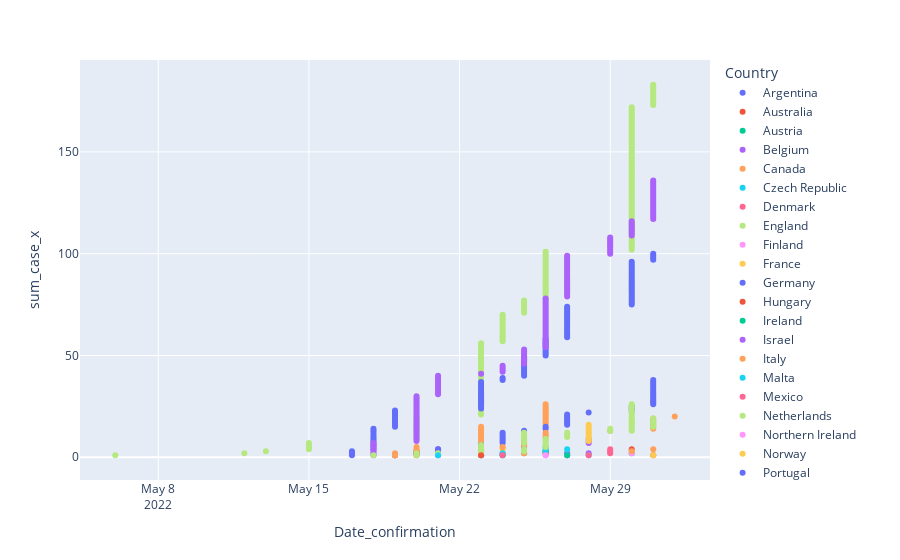

Here is the notebook cell this chart was saved with:
### Code cell
fig2 = px.scatter(merge_df, x='Date_confirmation',y='sum_case_x', color='Country')
fig2.show()

### Figure 1 — Plotly figure (JSON) as saved in the notebook; plotly's stock layout.template omitted (floating-point values rounded to 4 significant figures; data arrays with more than 128 entries replaced by an {"elided": "..."} marker saying what was removed)
{"data": [{"hovertemplate": "Country=Argentina<br>Date_confirmation=%{x}<br>sum_case_x=%{y}<extra></extra>", "legendgroup": "Argentina", "marker": {"color": "#636efa", "symbol": "circle"}, "mode": "markers", "name": "Argentina", "orientation": "v", "showlegend": true, "type": "scatter", "x": ["2022-05-27T00:00:00", "2022-05-27T00:00:00"], "xaxis": "x", "y": [1, 2], "yaxis": "y"}, {"hovertemplate": "Country=Australia<br>Date_confirmation=%{x}<br>sum_case_x=%{y}<extra></extra>", "legendgroup": "Australia", "marker": {"color": "#EF553B", "symbol": "circle"}, "mode": "markers", "name": "Australia", "orientation": "v", "showlegend": true, "type": "scatter", "x": ["2022-05-20T00:00:00", "2022-05-20T00:00:00"], "xaxis": "x", "y": [1, 2], "yaxis": "y"}, {"hovertemplate": "Country=Austria<br>Date_confirmation=%{x}<br>sum_case_x=%{y}<extra></extra>", "legendgroup": "Austria", "marker": {"color": "#00cc96", "symbol": "circle"}, "mode": "markers", "name": "Austria", "orientation": "v", "showlegend": true, "type": "scatter", "x": ["2022-05-23T00:00:00"], "xaxis": "x", "y": [1], "yaxis": "y"}, {"hovertemplate": "Country=Belgium<br>Date_confirmation=%{x}<br>sum_case_x=%{y}<extra></extra>", "legendgroup": "Belgium", "marker": {"color": "#ab63fa", "symbol": "circle"}, "mode": "markers", "name": "Belgium", "orientation": "v", "showlegend": true, "type": "scatter", "x": ["2022-05-19T00:00:00", "2022-05-20T00:00:00", "2022-05-20T00:00:00", "2022-05-21T00:00:00", "2022-05-25T00:00:00", "2022-05-25T00:00:00", "2022-05-28T00:00:00", "2022-05-28T00:00:00", "2022-05-28T00:00:00"], "xaxis": "x", "y": [1, 2, 3, 4, 5, 6, 7, 8, 9], "yaxis": "y"}, {"hovertemplate": "Country=Canada<br>Date_confirmation=%{x}<br>sum_case_x=%{y}<extra></extra>", "legendgroup": "Canada", "marker": {"color": "#FFA15A", "symbol": "circle"}, "mode": "markers", "name": "Canada", "orientation": "v", "showlegend": true, "type": "scatter", "x": ["2022-05-19T00:00:00", "2022-05-19T00:00:00", "2022-05-20T00:00:00", "2022-05-20T00:00:00", "2022-05-20T00:00:00", "2022-05-23T00:00:00", "2022-05-23T00:00:00", "2022-05-23T00:00:00", "2022-05-23T00:00:00", "2022-05-23T00:00:00", "2022-05-23T00:00:00", "2022-05-23T00:00:00", "2022-05-23T00:00:00", "2022-05-23T00:00:00", "2022-05-23T00:00:00", "2022-05-26T00:00:00", "2022-05-26T00:00:00", "2022-05-26T00:00:00", "2022-05-26T00:00:00", "2022-05-26T00:00:00", "2022-05-26T00:00:00", "2022-05-26T00:00:00", "2022-05-26T00:00:00", "2022-05-26T00:00:00", "2022-05-26T00:00:00", "2022-05-26T00:00:00", "2022-05-31T00:00:00"], "xaxis": "x", "y": [1, 2, 3, 4, 5, 6, 7, 8, 9, 10, 11, 12, 13, 14, 15, 16, 17, 18, 19, 20, 21, 22, 23, 24, 25, 26, 27], "yaxis": "y"}, {"hovertemplate": "Country=Czech Republic<br>Date_confirmation=%{x}<br>sum_case_x=%{y}<extra></extra>", "legendgroup": "Czech Republic", "marker": {"color": "#19d3f3", "symbol": "circle"}, "mode": "markers", "name": "Czech Republic", "orientation": "v", "showlegend": true, "type": "scatter", "x": ["2022-05-24T00:00:00", "2022-05-26T00:00:00", "2022-05-26T00:00:00", "2022-05-26T00:00:00", "2022-05-26T00:00:00"], "xaxis": "x", "y": [1, 2, 3, 4, 5], "yaxis": "y"}, {"hovertemplate": "Country=Denmark<br>Date_confirmation=%{x}<br>sum_case_x=%{y}<extra></extra>", "legendgroup": "Denmark", "marker": {"color": "#FF6692", "symbol": "circle"}, "mode": "markers", "name": "Denmark", "orientation": "v", "showlegend": true, "type": "scatter", "x": ["2022-05-23T00:00:00", "2022-05-24T00:00:00"], "xaxis": "x", "y": [1, 2], "yaxis": "y"}, {"hovertemplate": "Country=England<br>Date_confirmation=%{x}<br>sum_case_x=%{y}<extra></extra>", "legendgroup": "England", "marker": {"color": "#B6E880", "symbol": "circle"}, "mode": "markers", "name": "England", "orientation": "v", "showlegend": true, "type": "scatter", "x": {"elided": "183 str values"}, "xaxis": "x", "y": {"elided": "183 int values"}, "yaxis": "y"}, {"hovertemplate": "Country=Finland<br>Date_confirmation=%{x}<br>sum_case_x=%{y}<extra></extra>", "legendgroup": "Finland", "marker": {"color": "#FF97FF", "symbol": "circle"}, "mode": "markers", "name": "Finland", "orientation": "v", "showlegend": true, "type": "scatter", "x": ["2022-05-27T00:00:00"], "xaxis": "x", "y": [1], "yaxis": "y"}, {"hovertemplate": "Country=France<br>Date_confirmation=%{x}<br>sum_case_x=%{y}<extra></extra>", "legendgroup": "France", "marker": {"color": "#FECB52", "symbol": "circle"}, "mode": "markers", "name": "France", "orientation": "v", "showlegend": true, "type": "scatter", "x": ["2022-05-19T00:00:00", "2022-05-23T00:00:00", "2022-05-23T00:00:00", "2022-05-24T00:00:00", "2022-05-24T00:00:00", "2022-05-25T00:00:00", "2022-05-25T00:00:00", "2022-05-28T00:00:00", "2022-05-28T00:00:00", "2022-05-28T00:00:00", "2022-05-28T00:00:00", "2022-05-28T00:00:00", "2022-05-28T00:00:00", "2022-05-28T00:00:00", "2022-05-28T00:00:00", "2022-05-28T00:00:00", "2022-05-30T00:00:00"], "xaxis": "x", "y": [1, 2, 3, 4, 5, 6, 7, 8, 9, 10, 11, 12, 13, 14, 15, 16, 17], "yaxis": "y"}, {"hovertemplate": "Country=Germany<br>Date_confirmation=%{x}<br>sum_case_x=%{y}<extra></extra>", "legendgroup": "Germany", "marker": {"color": "#636efa", "symbol": "circle"}, "mode": "markers", "name": "Germany", "orientation": "v", "showlegend": true, "type": "scatter", "x": ["2022-05-19T00:00:00", "2022-05-20T00:00:00", "2022-05-21T00:00:00", "2022-05-21T00:00:00", "2022-05-23T00:00:00", "2022-05-23T00:00:00", "2022-05-24T00:00:00", "2022-05-24T00:00:00", "2022-05-24T00:00:00", "2022-05-24T00:00:00", "2022-05-24T00:00:00", "2022-05-24T00:00:00", "2022-05-25T00:00:00", "2022-05-26T00:00:00", "2022-05-26T00:00:00", "2022-05-27T00:00:00", "2022-05-27T00:00:00", "2022-05-27T00:00:00", "2022-05-27T00:00:00", "2022-05-27T00:00:00", "2022-05-27T00:00:00", "2022-05-28T00:00:00", "2022-05-30T00:00:00", "2022-05-30T00:00:00", "2022-05-30T00:00:00", "2022-05-31T00:00:00", "2022-05-31T00:00:00", "2022-05-31T00:00:00", "2022-05-31T00:00:00", "2022-05-31T00:00:00", "2022-05-31T00:00:00", "2022-05-31T00:00:00", "2022-05-31T00:00:00", "2022-05-31T00:00:00", "2022-05-31T00:00:00", "2022-05-31T00:00:00", "2022-05-31T00:00:00", "2022-05-31T00:00:00"], "xaxis": "x", "y": [1, 2, 3, 4, 5, 6, 7, 8, 9, 10, 11, 12, 13, 14, 15, 16, 17, 18, 19, 20, 21, 22, 23, 24, 25, 26, 27, 28, 29, 30, 31, 32, 33, 34, 35, 36, 37, 38], "yaxis": "y"}, {"hovertemplate": "Country=Hungary<br>Date_confirmation=%{x}<br>sum_case_x=%{y}<extra></extra>", "legendgroup": "Hungary", "marker": {"color": "#EF553B", "symbol": "circle"}, "mode": "markers", "name": "Hungary", "orientation": "v", "showlegend": true, "type": "scatter", "x": ["2022-05-31T00:00:00"], "xaxis": "x", "y": [1], "yaxis": "y"}, {"hovertemplate": "Country=Ireland<br>Date_confirmation=%{x}<br>sum_case_x=%{y}<extra></extra>", "legendgroup": "Ireland", "marker": {"color": "#00cc96", "symbol": "circle"}, "mode": "markers", "name": "Ireland", "orientation": "v", "showlegend": true, "type": "scatter", "x": ["2022-05-27T00:00:00", "2022-05-30T00:00:00"], "xaxis": "x", "y": [1, 2], "yaxis": "y"}, {"hovertemplate": "Country=Israel<br>Date_confirmation=%{x}<br>sum_case_x=%{y}<extra></extra>", "legendgroup": "Israel", "marker": {"color": "#ab63fa", "symbol": "circle"}, "mode": "markers", "name": "Israel", "orientation": "v", "showlegend": true, "type": "scatter", "x": ["2022-05-21T00:00:00", "2022-05-28T00:00:00"], "xaxis": "x", "y": [1, 2], "yaxis": "y"}, {"hovertemplate": "Country=Italy<br>Date_confirmation=%{x}<br>sum_case_x=%{y}<extra></extra>", "legendgroup": "Italy", "marker": {"color": "#FFA15A", "symbol": "circle"}, "mode": "markers", "name": "Italy", "orientation": "v", "showlegend": true, "type": "scatter", "x": ["2022-05-19T00:00:00", "2022-05-20T00:00:00", "2022-05-20T00:00:00", "2022-05-23T00:00:00", "2022-05-24T00:00:00", "2022-05-25T00:00:00", "2022-05-25T00:00:00", "2022-05-25T00:00:00", "2022-05-25T00:00:00", "2022-05-26T00:00:00", "2022-05-26T00:00:00", "2022-05-26T00:00:00", "2022-05-29T00:00:00", "2022-05-31T00:00:00", "2022-05-31T00:00:00", "2022-05-31T00:00:00", "2022-05-31T00:00:00", "2022-05-31T00:00:00", "2022-05-31T00:00:00", "2022-06-01T00:00:00"], "xaxis": "x", "y": [1, 2, 3, 4, 5, 6, 7, 8, 9, 10, 11, 12, 13, 14, 15, 16, 17, 18, 19, 20], "yaxis": "y"}, {"hovertemplate": "Country=Malta<br>Date_confirmation=%{x}<br>sum_case_x=%{y}<extra></extra>", "legendgroup": "Malta", "marker": {"color": "#19d3f3", "symbol": "circle"}, "mode": "markers", "name": "Malta", "orientation": "v", "showlegend": true, "type": "scatter", "x": ["2022-05-28T00:00:00"], "xaxis": "x", "y": [1], "yaxis": "y"}, {"hovertemplate": "Country=Mexico<br>Date_confirmation=%{x}<br>sum_case_x=%{y}<extra></extra>", "legendgroup": "Mexico", "marker": {"color": "#FF6692", "symbol": "circle"}, "mode": "markers", "name": "Mexico", "orientation": "v", "showlegend": true, "type": "scatter", "x": ["2022-05-28T00:00:00"], "xaxis": "x", "y": [1], "yaxis": "y"}, {"hovertemplate": "Country=Netherlands<br>Date_confirmation=%{x}<br>sum_case_x=%{y}<extra></extra>", "legendgroup": "Netherlands", "marker": {"color": "#B6E880", "symbol": "circle"}, "mode": "markers", "name": "Netherlands", "orientation": "v", "showlegend": true, "type": "scatter", "x": ["2022-05-20T00:00:00", "2022-05-21T00:00:00", "2022-05-23T00:00:00", "2022-05-23T00:00:00", "2022-05-23T00:00:00", "2022-05-23T00:00:00", "2022-05-25T00:00:00", "2022-05-25T00:00:00", "2022-05-25T00:00:00", "2022-05-25T00:00:00", "2022-05-25T00:00:00", "2022-05-25T00:00:00", "2022-05-30T00:00:00", "2022-05-30T00:00:00", "2022-05-30T00:00:00", "2022-05-30T00:00:00", "2022-05-30T00:00:00", "2022-05-30T00:00:00", "2022-05-30T00:00:00", "2022-05-30T00:00:00", "2022-05-30T00:00:00", "2022-05-30T00:00:00", "2022-05-30T00:00:00", "2022-05-30T00:00:00", "2022-05-30T00:00:00", "2022-05-30T00:00:00"], "xaxis": "x", "y": [1, 2, 3, 4, 5, 6, 7, 8, 9, 10, 11, 12, 13, 14, 15, 16, 17, 18, 19, 20, 21, 22, 23, 24, 25, 26], "yaxis": "y"}, {"hovertemplate": "Country=Northern Ireland<br>Date_confirmation=%{x}<br>sum_case_x=%{y}<extra></extra>", "legendgroup": "Northern Ireland", "marker": {"color": "#FF97FF", "symbol": "circle"}, "mode": "markers", "name": "Northern Ireland", "orientation": "v", "showlegend": true, "type": "scatter", "x": ["2022-05-26T00:00:00", "2022-05-30T00:00:00"], "xaxis": "x", "y": [1, 2], "yaxis": "y"}, {"hovertemplate": "Country=Norway<br>Date_confirmation=%{x}<br>sum_case_x=%{y}<extra></extra>", "legendgroup": "Norway", "marker": {"color": "#FECB52", "symbol": "circle"}, "mode": "markers", "name": "Norway", "orientation": "v", "showlegend": true, "type": "scatter", "x": ["2022-05-31T00:00:00"], "xaxis": "x", "y": [1], "yaxis": "y"}, {"hovertemplate": "Country=Portugal<br>Date_confirmation=%{x}<br>sum_case_x=%{y}<extra></extra>", "legendgroup": "Portugal", "marker": {"color": "#636efa", "symbol": "circle"}, "mode": "markers", "name": "Portugal", "orientation": "v", "showlegend": true, "type": "scatter", "x": ["2022-05-17T00:00:00", "2022-05-17T00:00:00", "2022-05-17T00:00:00", "2022-05-18T00:00:00", "2022-05-18T00:00:00", "2022-05-18T00:00:00", "2022-05-18T00:00:00", "2022-05-18T00:00:00", "2022-05-18T00:00:00", "2022-05-18T00:00:00", "2022-05-18T00:00:00", "2022-05-18T00:00:00", "2022-05-18T00:00:00", "2022-05-18T00:00:00", "2022-05-19T00:00:00", "2022-05-19T00:00:00", "2022-05-19T00:00:00", "2022-05-19T00:00:00", "2022-05-19T00:00:00", "2022-05-19T00:00:00", "2022-05-19T00:00:00", "2022-05-19T00:00:00", "2022-05-19T00:00:00", "2022-05-23T00:00:00", "2022-05-23T00:00:00", "2022-05-23T00:00:00", "2022-05-23T00:00:00", "2022-05-23T00:00:00", "2022-05-23T00:00:00", "2022-05-23T00:00:00", "2022-05-23T00:00:00", "2022-05-23T00:00:00", "2022-05-23T00:00:00", "2022-05-23T00:00:00", "2022-05-23T00:00:00", "2022-05-23T00:00:00", "2022-05-23T00:00:00", "2022-05-24T00:00:00", "2022-05-24T00:00:00", "2022-05-25T00:00:00", "2022-05-25T00:00:00", "2022-05-25T00:00:00", "2022-05-25T00:00:00", "2022-05-25T00:00:00", "2022-05-25T00:00:00", "2022-05-25T00:00:00", "2022-05-25T00:00:00", "2022-05-25T00:00:00", "2022-05-25T00:00:00", "2022-05-26T00:00:00", "2022-05-26T00:00:00", "2022-05-26T00:00:00", "2022-05-26T00:00:00", "2022-05-26T00:00:00", "2022-05-26T00:00:00", "2022-05-26T00:00:00", "2022-05-26T00:00:00", "2022-05-26T00:00:00", "2022-05-27T00:00:00", "2022-05-27T00:00:00", "2022-05-27T00:00:00", "2022-05-27T00:00:00", "2022-05-27T00:00:00", "2022-05-27T00:00:00", "2022-05-27T00:00:00", "2022-05-27T00:00:00", "2022-05-27T00:00:00", "2022-05-27T00:00:00", "2022-05-27T00:00:00", "2022-05-27T00:00:00", "2022-05-27T00:00:00", "2022-05-27T00:00:00", "2022-05-27T00:00:00", "2022-05-27T00:00:00", "2022-05-30T00:00:00", "2022-05-30T00:00:00", "2022-05-30T00:00:00", "2022-05-30T00:00:00", "2022-05-30T00:00:00", "2022-05-30T00:00:00", "2022-05-30T00:00:00", "2022-05-30T00:00:00", "2022-05-30T00:00:00", "2022-05-30T00:00:00", "2022-05-30T00:00:00", "2022-05-30T00:00:00", "2022-05-30T00:00:00", "2022-05-30T00:00:00", "2022-05-30T00:00:00", "2022-05-30T00:00:00", "2022-05-30T00:00:00", "2022-05-30T00:00:00", "2022-05-30T00:00:00", "2022-05-30T00:00:00", "2022-05-30T00:00:00", "2022-05-30T00:00:00", "2022-05-31T00:00:00", "2022-05-31T00:00:00", "2022-05-31T00:00:00", "2022-05-31T00:00:00"], "xaxis": "x", "y": [1, 2, 3, 4, 5, 6, 7, 8, 9, 10, 11, 12, 13, 14, 15, 16, 17, 18, 19, 20, 21, 22, 23, 24, 25, 26, 27, 28, 29, 30, 31, 32, 33, 34, 35, 36, 37, 38, 39, 40, 41, 42, 43, 44, 45, 46, 47, 48, 49, 50, 51, 52, 53, 54, 55, 56, 57, 58, 59, 60, 61, 62, 63, 64, 65, 66, 67, 68, 69, 70, 71, 72, 73, 74, 75, 76, 77, 78, 79, 80, 81, 82, 83, 84, 85, 86, 87, 88, 89, 90, 91, 92, 93, 94, 95, 96, 97, 98, 99, 100], "yaxis": "y"}, {"hovertemplate": "Country=Scotland<br>Date_confirmation=%{x}<br>sum_case_x=%{y}<extra></extra>", "legendgroup": "Scotland", "marker": {"color": "#EF553B", "symbol": "circle"}, "mode": "markers", "name": "Scotland", "orientation": "v", "showlegend": true, "type": "scatter", "x": ["2022-05-23T00:00:00", "2022-05-26T00:00:00", "2022-05-26T00:00:00", "2022-05-30T00:00:00"], "xaxis": "x", "y": [1, 2, 3, 4], "yaxis": "y"}, {"hovertemplate": "Country=Slovenia<br>Date_confirmation=%{x}<br>sum_case_x=%{y}<extra></extra>", "legendgroup": "Slovenia", "marker": {"color": "#00cc96", "symbol": "circle"}, "mode": "markers", "name": "Slovenia", "orientation": "v", "showlegend": true, "type": "scatter", "x": ["2022-05-24T00:00:00", "2022-05-25T00:00:00"], "xaxis": "x", "y": [1, 2], "yaxis": "y"}, {"hovertemplate": "Country=Spain<br>Date_confirmation=%{x}<br>sum_case_x=%{y}<extra></extra>", "legendgroup": "Spain", "marker": {"color": "#ab63fa", "symbol": "circle"}, "mode": "markers", "name": "Spain", "orientation": "v", "showlegend": true, "type": "scatter", "x": {"elided": "136 str values"}, "xaxis": "x", "y": {"elided": "136 int values"}, "yaxis": "y"}, {"hovertemplate": "Country=Sweden<br>Date_confirmation=%{x}<br>sum_case_x=%{y}<extra></extra>", "legendgroup": "Sweden", "marker": {"color": "#FFA15A", "symbol": "circle"}, "mode": "markers", "name": "Sweden", "orientation": "v", "showlegend": true, "type": "scatter", "x": ["2022-05-19T00:00:00", "2022-05-25T00:00:00", "2022-05-30T00:00:00", "2022-05-31T00:00:00"], "xaxis": "x", "y": [1, 2, 3, 4], "yaxis": "y"}, {"hovertemplate": "Country=Switzerland<br>Date_confirmation=%{x}<br>sum_case_x=%{y}<extra></extra>", "legendgroup": "Switzerland", "marker": {"color": "#19d3f3", "symbol": "circle"}, "mode": "markers", "name": "Switzerland", "orientation": "v", "showlegend": true, "type": "scatter", "x": ["2022-05-21T00:00:00", "2022-05-24T00:00:00", "2022-05-26T00:00:00", "2022-05-27T00:00:00"], "xaxis": "x", "y": [1, 2, 3, 4], "yaxis": "y"}, {"hovertemplate": "Country=United Arab Emirates<br>Date_confirmation=%{x}<br>sum_case_x=%{y}<extra></extra>", "legendgroup": "United Arab Emirates", "marker": {"color": "#FF6692", "symbol": "circle"}, "mode": "markers", "name": "United Arab Emirates", "orientation": "v", "showlegend": true, "type": "scatter", "x": ["2022-05-24T00:00:00", "2022-05-29T00:00:00", "2022-05-29T00:00:00", "2022-05-29T00:00:00"], "xaxis": "x", "y": [1, 2, 3, 4], "yaxis": "y"}, {"hovertemplate": "Country=United States<br>Date_confirmation=%{x}<br>sum_case_x=%{y}<extra></extra>", "legendgroup": "United States", "marker": {"color": "#B6E880", "symbol": "circle"}, "mode": "markers", "name": "United States", "orientation": "v", "showlegend": true, "type": "scatter", "x": ["2022-05-18T00:00:00", "2022-05-20T00:00:00", "2022-05-25T00:00:00", "2022-05-25T00:00:00", "2022-05-26T00:00:00", "2022-05-26T00:00:00", "2022-05-26T00:00:00", "2022-05-26T00:00:00", "2022-05-26T00:00:00", "2022-05-27T00:00:00", "2022-05-27T00:00:00", "2022-05-27T00:00:00", "2022-05-29T00:00:00", "2022-05-29T00:00:00", "2022-05-31T00:00:00", "2022-05-31T00:00:00", "2022-05-31T00:00:00", "2022-05-31T00:00:00", "2022-05-31T00:00:00"], "xaxis": "x", "y": [1, 2, 3, 4, 5, 6, 7, 8, 9, 10, 11, 12, 13, 14, 15, 16, 17, 18, 19], "yaxis": "y"}, {"hovertemplate": "Country=Wales<br>Date_confirmation=%{x}<br>sum_case_x=%{y}<extra></extra>", "legendgroup": "Wales", "marker": {"color": "#FF97FF", "symbol": "circle"}, "mode": "markers", "name": "Wales", "orientation": "v", "showlegend": true, "type": "scatter", "x": ["2022-05-26T00:00:00"], "xaxis": "x", "y": [1], "yaxis": "y"}], "layout": {"legend": {"title": {"text": "Country"}, "tracegroupgap": 0}, "margin": {"t": 60}, "xaxis": {"anchor": "y", "domain": [0, 1], "title": {"text": "Date_confirmation"}}, "yaxis": {"anchor": "x", "domain": [0, 1], "title": {"text": "sum_case_x"}}}}
